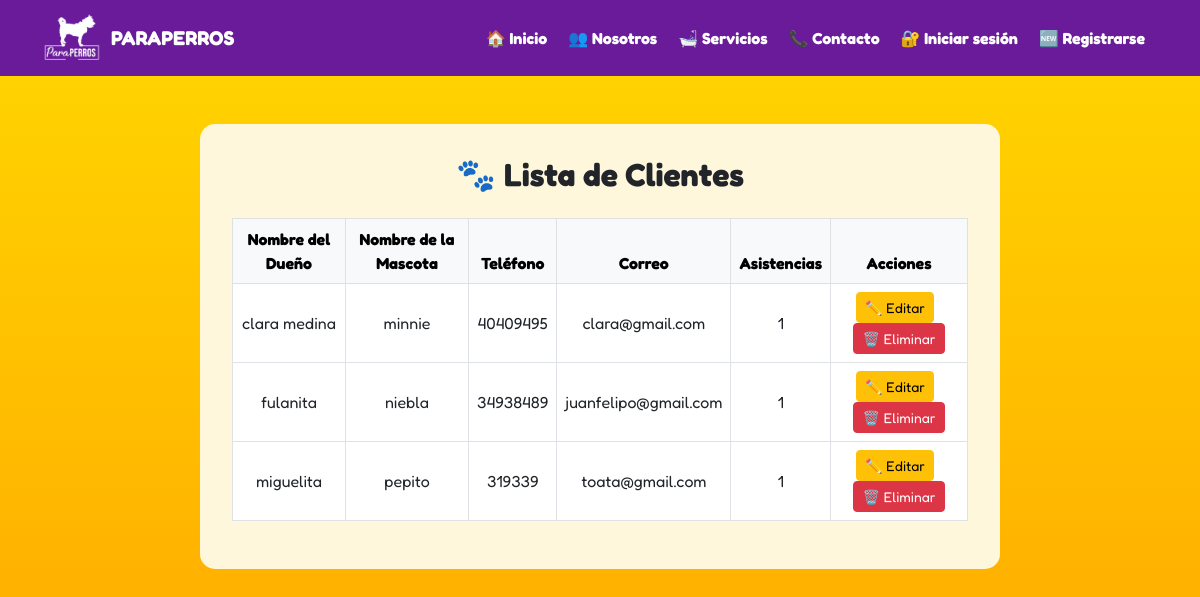
/clientes/, run on an earlier commit of the app's database.
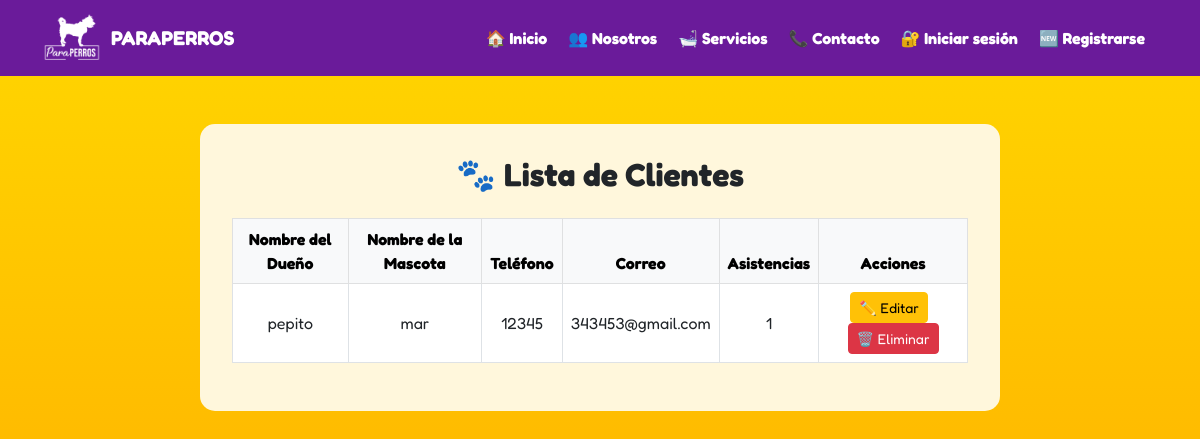
And on a later commit of the database.
### tasks/models.py (models this page shows, shortened)
class PersonalData(models.Model):
    nombre_dueno = models.CharField(max_length=100)
    nombre_mascota = models.CharField(max_length=100)
    telefono = models.CharField(max_length=15)
    correo = models.EmailField()

### tasks/views.py (the view)
# urls.py: path('clientes/', views.lista_datos_personales, name='lista_datos_personales'),
def lista_datos_personales(request):
    clientes = PersonalData.objects.annotate(num_asistencias=Count('asistencias'))
    return render(request, 'lista_datos_personales.html', {'clientes': clientes})

### tasks/templates/lista_datos_personales.html
{% extends 'base.html' %}
{% block content %}
  <div class="container mt-5" style="background-color: #fff7dc; padding: 2rem; border-radius: 15px; max-width: 800px;">
    <h2 class="text-center mb-4" style="font-weight: bold;">
      🐾 Lista de Clientes
    </h2>
    <table class="table table-bordered text-center align-middle" style="background-color: white;">
      <thead class="table-light">
        <tr>
          <th>Nombre del Dueño</th>
          <th>Nombre de la Mascota</th>
          <th>Teléfono</th>
          <th>Correo</th>
          <th>Asistencias</th>
          <th>Acciones</th>
        </tr>
      </thead>
      <tbody>
        {% for cliente in clientes %}
          <tr>
            <td>{{ cliente.nombre_dueno }}</td>
            <td>{{ cliente.nombre_mascota }}</td>
            <td>{{ cliente.telefono }}</td>
            <td>{{ cliente.correo }}</td>
            <td>{{ cliente.num_asistencias }}</td>
            <td>
              <a href="{% url 'editar_datos_personales' cliente.id %}" class="btn btn-sm btn-warning me-2">✏️ Editar</a>
              <a href="{% url 'eliminar_datos_personales' cliente.id %}" class="btn btn-sm btn-danger">🗑️ Eliminar</a>
            </td>
          </tr>
        {% empty %}
          <tr>
            <td colspan="6">No hay datos registrados.</td>
          </tr>
        {% endfor %}
      </tbody>
    </table>
  </div>
{% endblock %}

What changed in the data, as far as the page shows it:
removed PersonalData: nombre_dueno "clara medina", nombre_mascota "minnie", telefono "40409495", correo "clara@gmail.com", num_asistencias "1"
removed PersonalData: nombre_dueno "fulanita", nombre_mascota "niebla", telefono "34938489", correo "juanfelipo@gmail.com", num_asistencias "1"
removed PersonalData: nombre_dueno "miguelita", nombre_mascota "pepito", telefono "319339", correo "toata@gmail.com", num_asistencias "1"
added PersonalData: nombre_dueno "pepito", nombre_mascota "mar", telefono "12345", correo "343453@gmail.com", num_asistencias "1"
